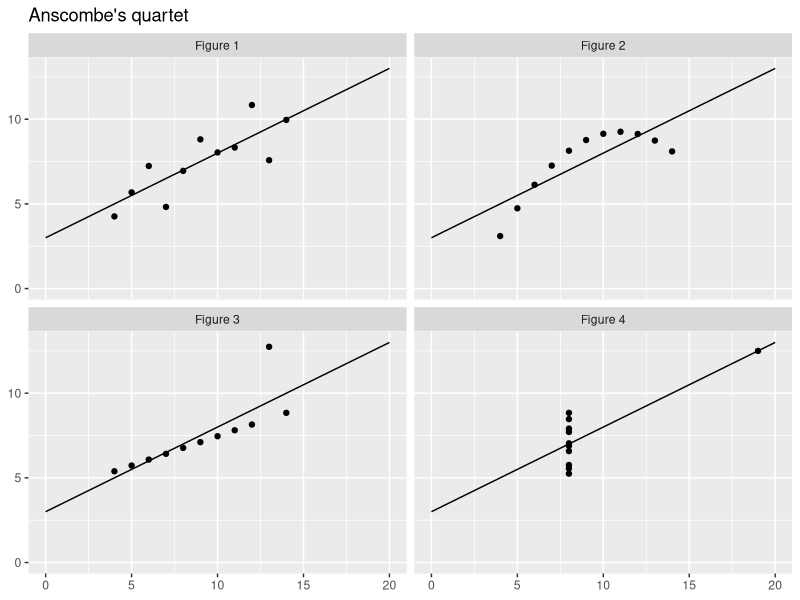

Here is the R script that generated this plot:
# Anscombe's quartet
# Source: Anscombe, F.J. (1973). Graphs in Statistical Analysis. The American Statistician 27, 1, 17-21.
# URL: https://www.jstor.org/stable/2682899

library(tidyverse)

# tidy data
anscombe_tidy <- anscombe |> 
  pivot_longer(
    cols = everything(), 
    cols_vary = "slowest",
    names_to = c(".value", "set"), 
    names_pattern = "(.)(.)"
  )

# summary statistics
anscombe_tidy |> 
  group_by(set) |> 
  summarise(
    mean_x    = mean(x),
    mean_y    = mean(y),
    std_dev_x = sd(x),
    std_dev_y = sd(y),
    corr_x_y  = cor(x, y)
  )

# plot data
ggplot(anscombe_tidy, aes(x, y)) +
  geom_point() +
  geom_smooth(method = "lm", fullrange = TRUE, se = FALSE, colour = "#000000" , linewidth = 0.5) +
  scale_x_continuous(breaks = seq(0,20,5), limits = c(0,20)) +
  scale_y_continuous(breaks = seq(0,15,5), limits = c(0,NA)) +
  facet_wrap(vars(set), nrow = 2, labeller = labeller(set = ~ paste("Figure", .x))) +
  labs(
    x = NULL, y = NULL,
    title = "Anscombe's quartet"
  )